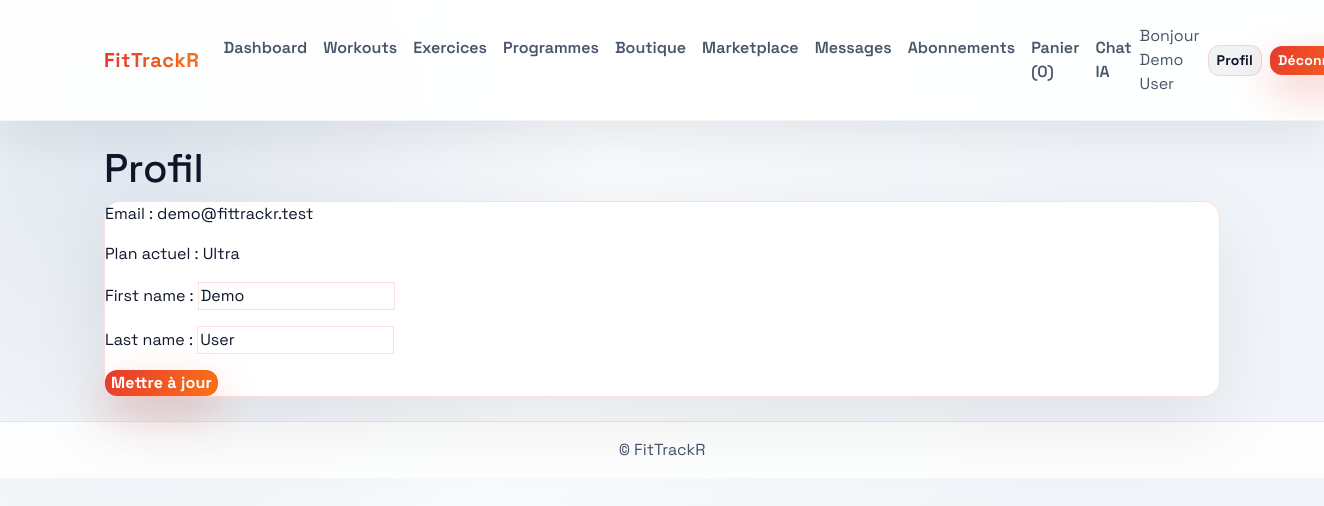
/users/profile/ (signed in), run on the app's committed database.
### users/models.py (models this page shows, shortened)
class CustomUser(AbstractBaseUser, PermissionsMixin):
    email = models.EmailField(unique=True)
    first_name = models.CharField(max_length=50, blank=True)
    last_name = models.CharField(max_length=50, blank=True)
    is_staff = models.BooleanField(default=False)
    is_active = models.BooleanField(default=True)
    date_joined = models.DateTimeField(default=timezone.now)
    objects = CustomUserManager()
    USERNAME_FIELD = "email"
    REQUIRED_FIELDS = []
    class Meta:
        ordering = ["-date_joined"]
    @property
    def full_name(self):
        return f"{self.first_name} {self.last_name}".strip() or self.email

### subscriptions/models.py (models this page shows, shortened)
class Subscription(models.Model):
    user = models.ForeignKey(settings.AUTH_USER_MODEL, on_delete=models.CASCADE, related_name="subscriptions")
    plan = models.ForeignKey(Plan, on_delete=models.CASCADE, related_name="subscriptions")
    start_date = models.DateField(default=timezone.now)
    end_date = models.DateField(null=True, blank=True)
    active = models.BooleanField(default=True)
    auto_renew = models.BooleanField(default=False)
    created_at = models.DateTimeField(auto_now_add=True)
    class Meta:
        ordering = ["-start_date"]
        constraints = [
            models.UniqueConstraint(fields=["user"], condition=Q(active=True), name="unique_active_subscription")
        ]

class Plan(models.Model):
    code = models.CharField(max_length=20, unique=True, choices=PLAN_CODES)
    name = models.CharField(max_length=50)
    description = models.TextField(blank=True)
    level = models.PositiveIntegerField(default=1)
    price = models.DecimalField(max_digits=6, decimal_places=2, default=0)
    workout_limit_per_week = models.PositiveIntegerField(null=True, blank=True)
    features = models.TextField(blank=True)
    class Meta:
        ordering = ["level"]

### users/views.py (the view)
# urls.py: path("profile/", views.profile_view, name="profile"),
@login_required
def profile_view(request):
    subscription = getattr(request, "current_subscription", None)
    if request.method == "POST":
        form = UserUpdateForm(request.POST, instance=request.user)
        if form.is_valid():
            form.save()
            messages.success(request, "Profil mis à jour.")
            return redirect("users:profile")
    else:
        form = UserUpdateForm(instance=request.user)
    return render(request, "users/profile.html", {"form": form, "subscription": subscription})

### users/forms.py
class UserUpdateForm(forms.ModelForm):
    class Meta:
        model = CustomUser
        fields = ("first_name", "last_name")

### messaging/context_processors.py (called while the page is built)
def messaging_counts(request):
    if not request.user.is_authenticated:
        return {}
    inbox_unread = request.user.received_messages.filter(is_read=False).count()
    pending_requests = request.user.received_friend_requests.filter(status="pending").count()
    return {
        "messaging_unread": inbox_unread,
        "messaging_pending_requests": pending_requests,
    }

### shop/cart.py (called while the page is built)
    def __len__(self):
        return sum(self.cart.values())

### shop/context_processors.py (called while the page is built)
def cart(request):
    return {"cart": Cart(request)}

### subscriptions/utils.py (called while the page is built)
def ensure_default_plans():
    for plan_data in DEFAULT_PLANS:
        Plan.objects.get_or_create(
            code=plan_data["code"],
            defaults={
                "name": plan_data["name"],
                "level": plan_data["level"],
                "price": plan_data["price"],
                "description": plan_data["description"],
                "workout_limit_per_week": plan_data.get("workout_limit_per_week"),
                "features": plan_data.get("features", ""),
            },
        )

def ensure_free_plan(user):
    ensure_default_plans()
    if Subscription.objects.filter(user=user, active=True).exists():
        return
    free_plan = Plan.objects.get(code="free")
    Subscription.objects.create(user=user, plan=free_plan)

### users/templates/users/profile.html (shortened to what this page needs)
{% extends 'base.html' %}
{% block content %}
<h1>Profil</h1>
<div class="card">
    <p>Email : {{ request.user.email }}</p>
    {% if subscription %}
        <p>Plan actuel : {{ subscription.plan.name }}</p>
    {% else %}
        <p>Aucun abonnement actif.</p>
    {% endif %}
    <form method="post">
        {{ form.as_p }}
        <button type="submit">Mettre à jour</button>
    </form>
</div>
{% endblock %}

### templates/base.html (shortened to what this page needs)
{% load static %}
<!doctype html>
<html lang="fr">
<head>
    <link href="https://cdn.jsdelivr.net/npm/bootstrap@5.3.3/dist/css/bootstrap.min.css" rel="stylesheet">
    <link rel="stylesheet" href="https://cdn.jsdelivr.net/npm/bootstrap-icons@1.11.3/font/bootstrap-icons.css">
    <link rel="stylesheet" href="{% static 'styles.css' %}">
</head>
<body class="app-body">
    <header>
        <nav class="navbar navbar-expand-lg navbar-light glass-nav sticky-top py-3">
            <div class="container-xl">
                <a class="navbar-brand brand-gradient" href="{% url 'dashboard:home' %}">FitTrackR</a>
                <div class="collapse navbar-collapse" id="navbarNav">
                    <ul class="navbar-nav me-auto mb-2 mb-lg-0">
                        <li class="nav-item"><a class="nav-link nav-link-soft" href="{% url 'dashboard:home' %}">Dashboard</a></li>
                        <li class="nav-item"><a class="nav-link nav-link-soft" href="{% url 'workouts:workout_list' %}">Workouts</a></li>
                        <li class="nav-item"><a class="nav-link nav-link-soft" href="{% url 'workouts:exercise_list' %}">Exercices</a></li>
                        <li class="nav-item"><a class="nav-link nav-link-soft" href="{% url 'programs:program_list' %}">Programmes</a></li>
                        <li class="nav-item"><a class="nav-link nav-link-soft" href="{% url 'shop:product_list' %}">Boutique</a></li>
                        <li class="nav-item"><a class="nav-link nav-link-soft" href="{% url 'shop:marketplace_list' %}">Marketplace</a></li>
                        <li class="nav-item"><a class="nav-link nav-link-soft" href="{% url 'messaging:inbox' %}">Messages</a></li>
                        <li class="nav-item"><a class="nav-link nav-link-soft" href="{% url 'subscriptions:plans' %}">Abonnements</a></li>
                        <li class="nav-item"><a class="nav-link nav-link-soft" href="{% url 'shop:cart_detail' %}">Panier ({{ cart|length }})</a></li>
                        <li class="nav-item"><a class="nav-link nav-link-soft" href="{% url 'dashboard:ai_chat' %}">Chat IA</a></li>
                    </ul>
                    <div class="d-flex align-items-center gap-2">
                        {% if user.is_authenticated %}
                            <span class="navbar-text text-muted">Bonjour {{ user.full_name }}</span>
                            <a class="btn btn-ghost btn-sm" href="{% url 'users:profile' %}">Profil</a>
                            <a class="btn btn-primary btn-sm" href="{% url 'users:logout' %}">Déconnexion</a>
                        {% else %}
                            <a class="btn btn-ghost btn-sm" href="{% url 'users:login' %}">Connexion</a>
                            <a class="btn btn-primary btn-sm" href="{% url 'users:register' %}">Inscription</a>
                        {% endif %}
                    </div>
                </div>
            </div>
        </nav>
    </header>
    <main class="main-shell container-xl py-4">
        {% block content %}{% endblock %}
    </main>
    <footer class="site-footer text-center py-3">© FitTrackR</footer>
</body>
</html>

### static/styles.css (style rules this page uses)
:root { --bg: radial-gradient(circle at 10% 20%, #e2e8f0 0%, #f8fafc 35%, #f1f5f9 70%); --surface: #ffffff; --surface-strong: #f8fafc; --primary: #e6392f; --secondary: #2563eb; --accent: #12b886; --text: #0f172a; --muted: #475569; --border: rgba(230, 57, 47, 0.16); --border-strong: rgba(15, 23, 42, 0.08); --shadow: 0 25px 80px rgba(0, 0, 0, 0.08); --radius: 16px; }
* { box-sizing: border-box; }
body, .app-body { margin: 0; min-height: 100vh; background: var(--bg); color: var(--text); font-family: 'Space Grotesk', 'Segoe UI', sans-serif; }
a { color: var(--primary); text-decoration: none; }
.main-shell { padding-bottom: 3rem; }
.glass-nav { background: rgba(255, 255, 255, 0.92); backdrop-filter: blur(14px); border-bottom: 1px solid rgba(15, 23, 42, 0.04); box-shadow: 0 20px 40px rgba(15, 23, 42, 0.07); }
.navbar-brand { font-weight: 800; letter-spacing: 0.6px; }
.brand-gradient { background: linear-gradient(90deg, var(--primary), #f97316); -webkit-background-clip: text; color: transparent; animation: gradientShift 9s ease infinite; }
.nav-link-soft { color: var(--muted); font-weight: 600; position: relative; padding: 0.35rem 0.75rem; }
.nav-link-soft::after { content: ""; position: absolute; left: 0; bottom: 0.2rem; width: 100%; height: 2px; background: linear-gradient(90deg, var(--primary), var(--secondary)); transform: scaleX(0); transform-origin: left; transition: transform 0.2s ease; }
.site-footer { background: rgba(255, 255, 255, 0.85); border-top: 1px solid var(--border); color: var(--muted); }
.card, .alert, .list-group-item, .table { background: var(--surface); border: 1.5px solid var(--border); box-shadow: var(--shadow); color: var(--text); border-radius: var(--radius); transition: all 0.3s ease; }
.btn, button { border: none; border-radius: 12px; font-weight: 700; letter-spacing: 0.2px; transition: transform 0.1s ease, box-shadow 0.2s ease, background 0.2s ease, color 0.2s ease; }
.btn-primary, button, .btn.btn-primary { background: linear-gradient(120deg, var(--primary), #f97316); color: #fff; box-shadow: 0 16px 40px rgba(230, 57, 47, 0.28); border: none; }
.btn-ghost { background: rgba(15, 23, 42, 0.05); color: var(--text); border: 1px solid var(--border); }
.form-control, .form-select, textarea, input, select { background: #fff; border: 1px solid var(--border); color: var(--text); }
.muted, .text-muted { color: var(--muted) !important; }

### data on the page
CustomUser: full_name "Demo User", user.email "demo@fittrackr.test", first_name "Demo", last_name "User"
Subscription: plan.name "Ultra"

### other printed values
{{ cart|length }} "0"
